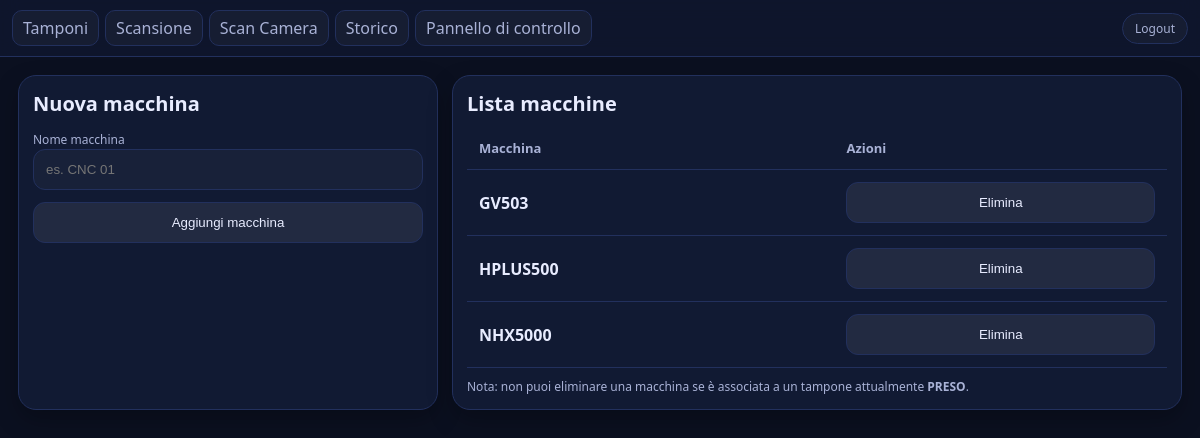
Screenshot of /admin/machines (signed in) with the database file from the repository.
### tables this page shows
CREATE TABLE machines (
                id INTEGER PRIMARY KEY AUTOINCREMENT,
                name TEXT UNIQUE NOT NULL
            );

### app.py (the view, shortened to what this page needs)
@app.route("/admin/machines", methods=["GET", "POST"])
@require_admin
def admin_machines():
    init_db()
    with connect() as con:
        ms = list_machines(con)
    return render_template("admin_machines.html", machines=ms)

### app.py (called while the page is built)
def is_logged_in() -> bool:
    return bool(session.get("admin_logged", False))

def require_admin(view_func: Callable):
    @wraps(view_func)
    def wrapper(*args, **kwargs):
        if not is_logged_in():
            return redirect(url_for("login", next=request.path))
        return view_func(*args, **kwargs)
    return wrapper

@app.context_processor
def inject_auth():
    return {"is_admin": is_logged_in()}

def ensure_dir(path: str) -> None:
    os.makedirs(path, exist_ok=True)

def connect() -> sqlite3.Connection:
    con = sqlite3.connect(DB_PATH)
    con.row_factory = sqlite3.Row
    con.execute("PRAGMA foreign_keys = ON;")
    return con

def list_machines(con: sqlite3.Connection) -> List[Dict[str, Any]]:
    rows = con.execute("SELECT id, name FROM machines ORDER BY name COLLATE NOCASE").fetchall()
    return [{"id": int(r["id"]), "name": r["name"]} for r in rows]

### templates/admin_machines.html (shortened to what this page needs)
{% extends "base.html" %}
{% block content %}
  <div class="grid grid-2">
    <div class="card">
      <h1>Nuova macchina</h1>
      <form method="post">
        <label class="muted small">Nome macchina</label>
        <input name="name" placeholder="es. CNC 01" required />
        <div style="margin-top:12px;">
          <button type="submit">Aggiungi macchina</button>
        </div>
      </form>
    </div>
    <div class="card">
      <h1>Lista macchine</h1>
      <div class="table-wrap">
        <table class="rtable">
          <thead>
            <tr>
              <th>Macchina</th>
              <th>Azioni</th>
            </tr>
          </thead>
          <tbody>
            {% for m in machines %}
              <tr>
                <td data-label="Macchina"><strong>{{ m.name }}</strong></td>
                <td data-label="Azioni">
                  <form method="post" style="margin:0;">
                    <button type="submit" onclick="return confirm('Eliminare questa macchina?');">Elimina</button>
                  </form>
                </td>
              </tr>
            {% endfor %}
          </tbody>
        </table>
      </div>
      <div class="muted small" style="margin-top:10px;">
        Nota: non puoi eliminare una macchina se è associata a un tampone attualmente <strong>PRESO</strong>.
      </div>
    </div>
  </div>
{% endblock %}

### templates/base.html (style rules this page uses)
:root { --bg:#0b1020; --card:#111a33; --text:#e8ecff; --muted:#a9b2d6; --ok:#4ade80; --warn:#fbbf24; --err:#fb7185; --line:#22305d; }
* { box-sizing:border-box; }
body { margin:0; font-family:system-ui,-apple-system,Segoe UI,Roboto,Arial; background:var(--bg); color:var(--text); }
.card { background:var(--card); border:1px solid var(--line); border-radius:18px; padding:14px; box-shadow:0 10px 25px rgba(0,0,0,.25); }
h1 { font-size:20px; margin:0 0 10px; }
.muted { color:var(--muted); }
.small { font-size:12px; }
.grid { display:grid; gap:14px; grid-template-columns:1fr; }
@media (min-width: 960px) { .grid-2 { grid-template-columns: 420px 1fr; } }
input, select, button { width:100%; padding:12px; border-radius:12px; border:1px solid var(--line); background:rgba(255,255,255,.03); color:var(--text); outline:none; }
button { cursor:pointer; background:rgba(255,255,255,.07); transition: transform .05s ease, background .15s ease; }
.table-wrap { margin-top:10px; }
table.rtable { width:100%; border-collapse: collapse; }
table.rtable th, table.rtable td { padding:12px; border-bottom:1px solid var(--line); text-align:left; vertical-align:middle; }
table.rtable th { color:var(--muted); font-weight:600; font-size:13px; }

### rows the page displays
machines: name "GV503"
machines: name "HPLUS500"
machines: name "NHX5000"
